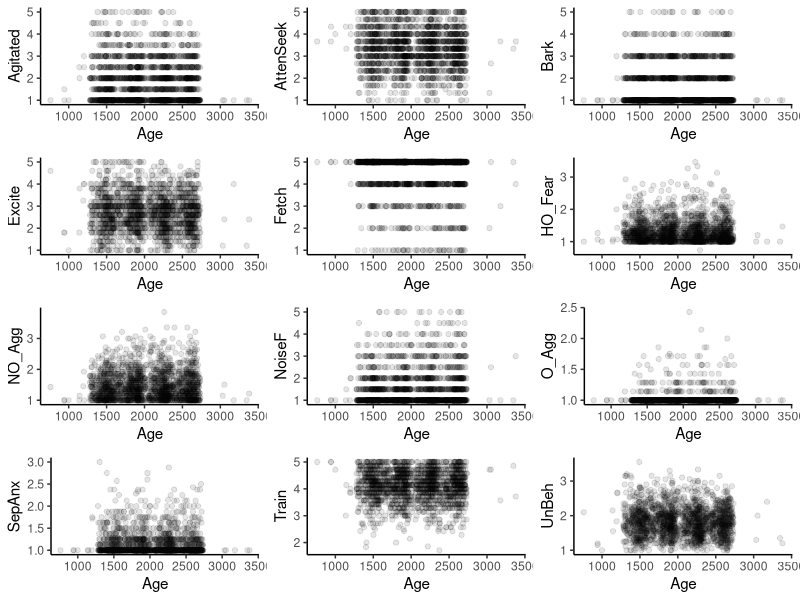
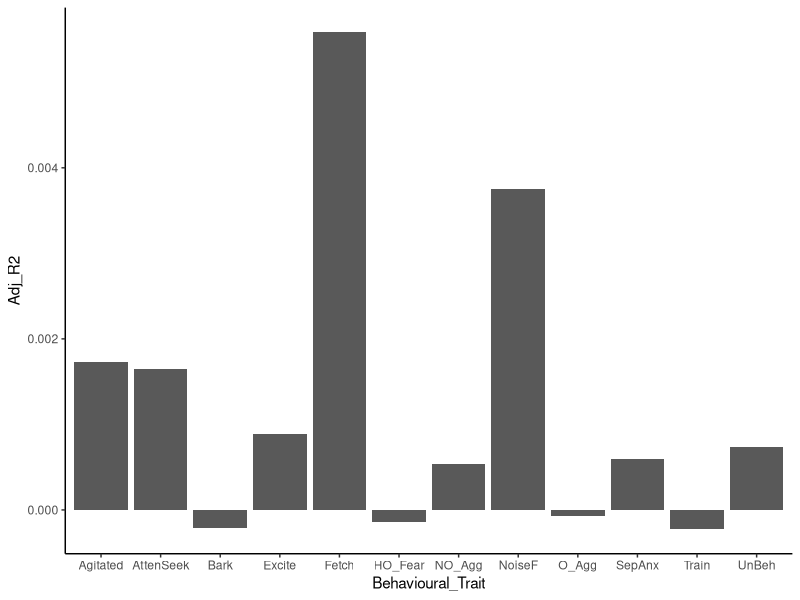
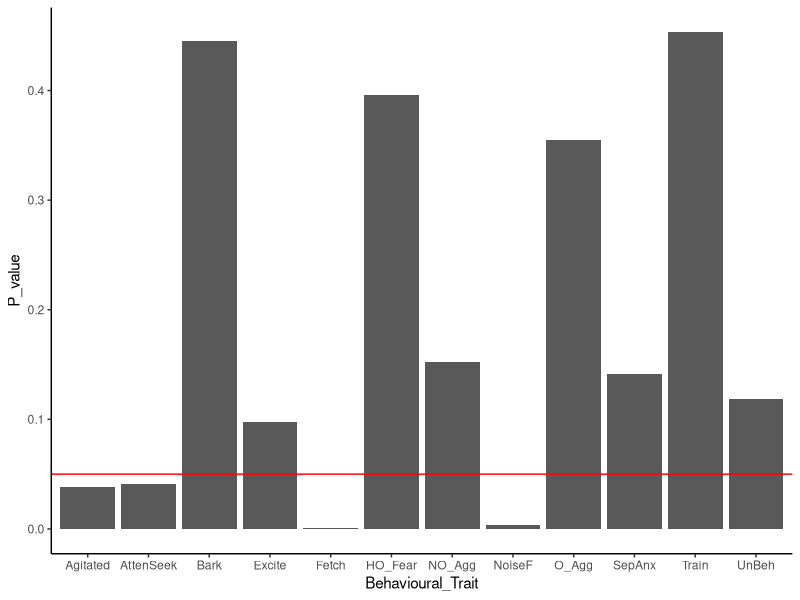

Generate these figures, in order, with R:
## ---- chunk 1
traits_dat <- read.csv("traits.csv") #loading in my data
traits_dat$Age <- as.numeric(traits_dat$Age)
## ---- chunk 2
#library load
library(ggplot2)
library(cowplot)
## ---- chunk 3
#this loop creates a scatter plot for each behavioural trait vs age
for (i in 1:length(traits_dat)) {
  plot <- ggplot(data = traits_dat,
                 aes_string(x = "Age", y = names(traits_dat[i]))) + #plot age on x and behavioural traits on y
    geom_point(alpha = 0.1) + #reduce opacity to visualize areas of high density
    theme_classic()
  
  #assign names of plots based on trait names to an object
  assign(x = paste0(names(traits_dat)[i], "_plot"), plot)
}

#view these generated plots in a grid
plot_grid(Agitated_plot, AttenSeek_plot, Bark_plot, Excite_plot, Fetch_plot, HO_Fear_plot, NO_Agg_plot, NoiseF_plot, O_Agg_plot, SepAnx_plot, Train_plot, UnBeh_plot, ncol = 3)
## ---- chunk 4
#create subset of the behaviours we are analyzing
behaviours <- names(traits_dat)[8:19]

#create a blank data frame to hold the data for our analyses
age_data <- data.frame(matrix(nrow = 12, ncol = 4))
names(age_data) <- c("Behavioural_Trait", "F_value", "Adj_R2", "P_value")

#loop to iterate through each trait and evaluate the influence of age
for (i in 1:length(behaviours)) {
  #create linear models to plug into analyses
  lms <- paste(behaviours[i], "~ Age")
  #perform linear analyses using lms object
  analyses <- summary(lm(as.formula(lms), data = traits_dat))
  
  #store behaviour names
  age_data$Behavioural_Trait[i] <- behaviours[i]
  #store F values
  age_data$F_value[i] <- analyses$fstatistic
  #store adjusted R2 values
  age_data$Adj_R2[i] <- analyses$adj.r.squared
  #compute and store p values
  age_data$P_value[i] <- pf(analyses$fstatistic[1],
                            analyses$fstatistic[2],
                            analyses$fstatistic[3],
                            lower.tail = F)
  
}

#print linear regression results
print(age_data)
## ---- chunk 5
#graph R2 values for influence of age vs behavioural traits
ggplot(age_data, aes(x = Behavioural_Trait, y = Adj_R2)) +
  geom_bar(stat = "identity") +
  theme_classic()
## ---- chunk 6
#graph p values for influence of age vs behavioural traits
ggplot(age_data, aes(x = Behavioural_Trait, y = P_value)) +
  geom_bar(stat = "identity") +
  theme_classic() +
  geom_hline(yintercept = 0.05, colour = "red") #add line at p = 0.05 to show significant values
